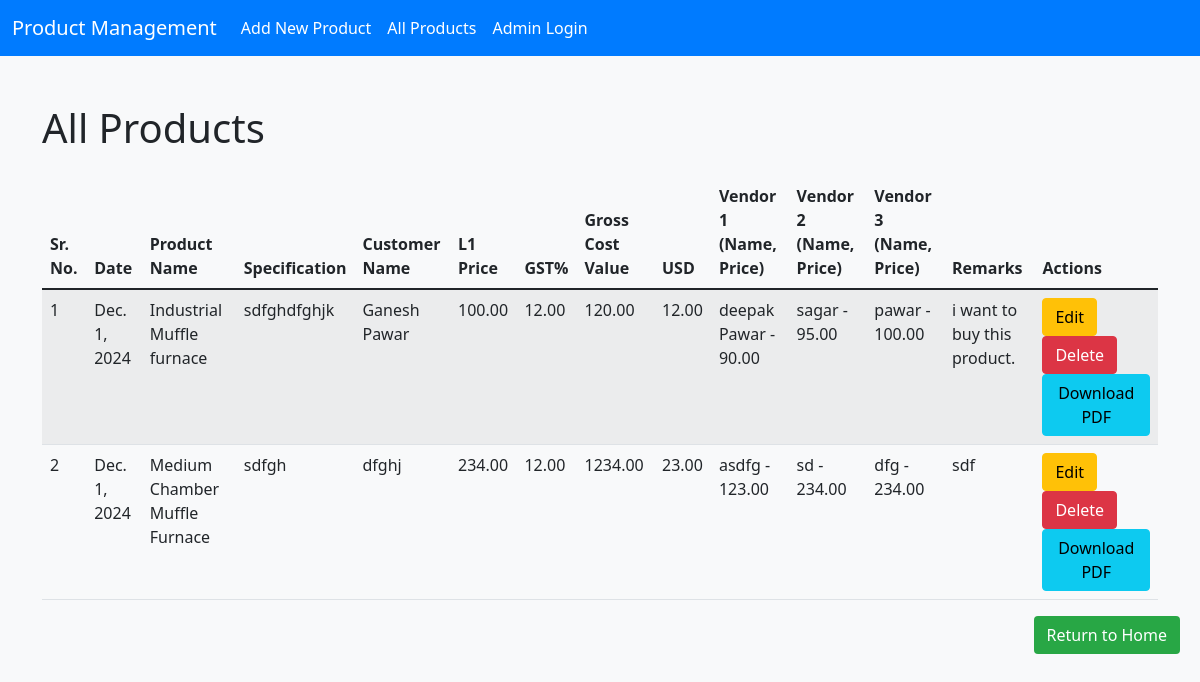
The page /all-products/ on the database its author committed.
### DataAdd/models.py (models this page shows, shortened)
class ProductData(models.Model):
    sr_no = models.IntegerField()
    date = models.DateField()
    product_name = models.CharField(max_length=255)
    specification = models.TextField()
    customer_name = models.CharField(max_length=255)
    l1_price = models.DecimalField(max_digits=10, decimal_places=2)
    gst_percent = models.DecimalField(max_digits=5, decimal_places=2)
    gross_cost_value = models.DecimalField(max_digits=10, decimal_places=2)
    usd = models.DecimalField(max_digits=10, decimal_places=2)
    vendor1_name = models.CharField(max_length=255)
    vendor1_price = models.DecimalField(max_digits=10, decimal_places=2)
    vendor2_name = models.CharField(max_length=255)
    vendor2_price = models.DecimalField(max_digits=10, decimal_places=2)
    vendor3_name = models.CharField(max_length=255)
    vendor3_price = models.DecimalField(max_digits=10, decimal_places=2)
    remarks = models.TextField()

### DataAdd/views.py (the view)
# urls.py: path('all-products/', views.all_products, name='all_products'),
def all_products(request):
    products = ProductData.objects.all()
    return render(request, 'all_products.html', {'products': products})

### DataAdd/templates/all_products.html (shortened to what this page needs)
<!DOCTYPE html>
<html lang="en">
<head>
    <link href="https://cdn.jsdelivr.net/npm/bootstrap@5.1.3/dist/css/bootstrap.min.css" rel="stylesheet">
</head>
<body>
    <nav class="navbar navbar-expand-lg navbar-light">
        <div class="container-fluid">
            <a class="navbar-brand" href="{% url 'home' %}">Product Management</a>
            <div class="collapse navbar-collapse" id="navbarNav">
                <ul class="navbar-nav">
                    <li class="nav-item">
                        <a class="nav-link" href="{% url 'product_add' %}">Add New Product</a>
                    </li>
                    <li class="nav-item">
                        <a class="nav-link active" href="{% url 'all_products' %}">All Products</a>
                    </li>
                    <li class="nav-item">
                        <a class="nav-link" href="{% url 'admin:login' %}">Admin Login</a>
                    </li>
                </ul>
            </div>
        </div>
    </nav>
    <div class="container mt-5">
        <h1 class="mb-4">All Products</h1>
        <table class="table table-striped">
            <thead>
                <tr>
                    <th>Sr. No.</th>
                    <th>Date</th>
                    <th>Product Name</th>
                    <th>Specification</th>
                    <th>Customer Name</th>
                    <th>L1 Price</th>
                    <th>GST%</th>
                    <th>Gross Cost Value</th>
                    <th>USD</th>
                    <th>Vendor 1 (Name, Price)</th>
                    <th>Vendor 2 (Name, Price)</th>
                    <th>Vendor 3 (Name, Price)</th>
                    <th>Remarks</th>
                    <th>Actions</th>
                </tr>
            </thead>
            <tbody>
                {% for product in products %}
                <tr>
                    <td>{{ product.sr_no }}</td>
                    <td>{{ product.date }}</td>
                    <td>{{ product.product_name }}</td>
                    <td>{{ product.specification }}</td>
                    <td>{{ product.customer_name }}</td>
                    <td>{{ product.l1_price }}</td>
                    <td>{{ product.gst_percent }}</td>
                    <td>{{ product.gross_cost_value }}</td>
                    <td>{{ product.usd }}</td>
                    <td>{{ product.vendor1_name }} - {{ product.vendor1_price }}</td>
                    <td>{{ product.vendor2_name }} - {{ product.vendor2_price }}</td>
                    <td>{{ product.vendor3_name }} - {{ product.vendor3_price }}</td>
                    <td>{{ product.remarks }}</td>
                    <td>
                        <a href="{% url 'edit_product' product.pk %}" class="btn btn-warning">Edit</a>
                        <a href="{% url 'delete_product' product.pk %}" class="btn btn-danger">Delete</a>
                        <a href="{% url 'generate_pdf' product.pk %}" class="btn btn-info">Download PDF</a>
                    </td>
                </tr>
                {% endfor %}
            </tbody>
        </table>
        <div class="d-flex justify-content-end mb-4">
            <a href="{% url 'home' %}" class="btn return-home-btn">Return to Home</a>
        </div>
    </div>
</body>
</html>

### DataAdd/templates/all_products.html (style rules this page uses)
body { background-color: #f8f9fa; }
.navbar { background-color: #007bff; }
.navbar-brand, .nav-link { color: white !important; }
.return-home-btn { background-color: #28a745; color: white; position: absolute; right: 20px; }
.table { margin-top: 20px; }

### rows shown on the page
ProductData: sr_no "1", date "Dec. 1, 2024", product_name "Industrial Muffle furnace", specification "sdfghdfghjk", customer_name "Ganesh Pawar", l1_price "100.00", gst_percent "12.00", gross_cost_value "120.00", usd "12.00", vendor1_name "deepak Pawar", vendor1_price "90.00", vendor2_name "sagar", vendor2_price "95.00", vendor3_name "pawar", vendor3_price "100.00", remarks "i want to buy this product."
ProductData: sr_no "2", date "Dec. 1, 2024", product_name "Medium Chamber Muffle Furnace", specification "sdfgh", customer_name "dfghj", l1_price "234.00", gst_percent "12.00", gross_cost_value "1234.00", usd "23.00", vendor1_name "asdfg", vendor1_price "123.00", vendor2_name "sd", vendor2_price "234.00", vendor3_name "dfg", vendor3_price "234.00", remarks "sdf"
